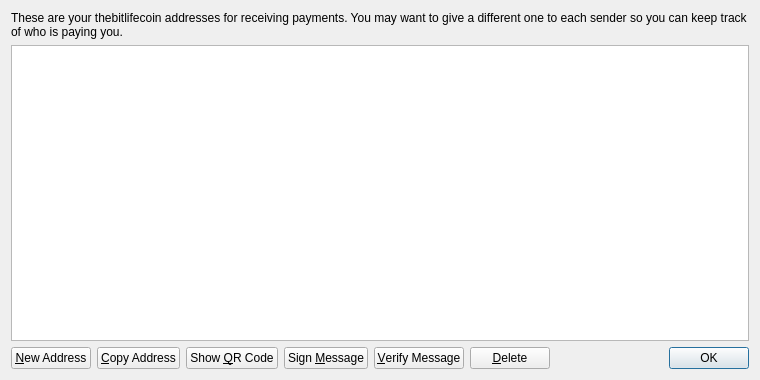
<?xml version="1.0" encoding="UTF-8"?>
<ui version="4.0">
 <class>AddressBookPage</class>
 <widget class="QWidget" name="AddressBookPage">
  <property name="geometry">
   <rect>
    <x>0</x>
    <y>0</y>
    <width>760</width>
    <height>380</height>
   </rect>
  </property>
  <property name="windowTitle">
   <string>Address Book</string>
  </property>
  <layout class="QVBoxLayout" name="verticalLayout">
   <item>
    <widget class="QLabel" name="labelExplanation">
     <property name="text">
      <string>These are your thebitlifecoin addresses for receiving payments. You may want to give a different one to each sender so you can keep track of who is paying you.</string>
     </property>
     <property name="textFormat">
      <enum>Qt::PlainText</enum>
     </property>
     <property name="wordWrap">
      <bool>true</bool>
     </property>
    </widget>
   </item>
   <item>
    <widget class="QTableView" name="tableView">
     <property name="contextMenuPolicy">
      <enum>Qt::CustomContextMenu</enum>
     </property>
     <property name="toolTip">
      <string>Double-click to edit address or label</string>
     </property>
     <property name="tabKeyNavigation">
      <bool>false</bool>
     </property>
     <property name="alternatingRowColors">
      <bool>true</bool>
     </property>
     <property name="selectionMode">
      <enum>QAbstractItemView::SingleSelection</enum>
     </property>
     <property name="selectionBehavior">
      <enum>QAbstractItemView::SelectRows</enum>
     </property>
     <property name="sortingEnabled">
      <bool>true</bool>
     </property>
     <attribute name="verticalHeaderVisible">
      <bool>false</bool>
     </attribute>
    </widget>
   </item>
   <item>
    <layout class="QHBoxLayout" name="horizontalLayout">
     <item>
      <widget class="QPushButton" name="newAddressButton">
       <property name="toolTip">
        <string>Create a new address</string>
       </property>
       <property name="text">
        <string>&amp;New Address</string>
       </property>
       <property name="icon">
        <iconset resource="../bitcoin.qrc">
         <normaloff>:/icons/add</normaloff>:/icons/add</iconset>
       </property>
      </widget>
     </item>
     <item>
      <widget class="QPushButton" name="copyToClipboard">
       <property name="toolTip">
        <string>Copy the currently selected address to the system clipboard</string>
       </property>
       <property name="text">
        <string>&amp;Copy Address</string>
       </property>
       <property name="icon">
        <iconset resource="../bitcoin.qrc">
         <normaloff>:/icons/editcopy</normaloff>:/icons/editcopy</iconset>
       </property>
      </widget>
     </item>
     <item>
      <widget class="QPushButton" name="showQRCode">
       <property name="text">
        <string>Show &amp;QR Code</string>
       </property>
       <property name="icon">
        <iconset resource="../bitcoin.qrc">
         <normaloff>:/icons/qrcode</normaloff>:/icons/qrcode</iconset>
       </property>
      </widget>
     </item>
     <item>
      <widget class="QPushButton" name="signMessage">
       <property name="toolTip">
        <string>Sign a message to prove you own a thebitlifecoin address</string>
       </property>
       <property name="text">
        <string>Sign &amp;Message</string>
       </property>
       <property name="icon">
        <iconset resource="../bitcoin.qrc">
         <normaloff>:/icons/edit</normaloff>:/icons/edit</iconset>
       </property>
      </widget>
     </item>
     <item>
      <widget class="QPushButton" name="verifyMessage">
       <property name="toolTip">
        <string>Verify a message to ensure it was signed with a specified thebitlifecoin address</string>
       </property>
       <property name="text">
        <string>&amp;Verify Message</string>
       </property>
       <property name="icon">
        <iconset resource="../bitcoin.qrc">
         <normaloff>:/icons/transaction_0</normaloff>:/icons/transaction_0</iconset>
       </property>
      </widget>
     </item>
     <item>
      <widget class="QPushButton" name="deleteButton">
       <property name="toolTip">
        <string>Delete the currently selected address from the list</string>
       </property>
       <property name="text">
        <string>&amp;Delete</string>
       </property>
       <property name="icon">
        <iconset resource="../bitcoin.qrc">
         <normaloff>:/icons/remove</normaloff>:/icons/remove</iconset>
       </property>
      </widget>
     </item>
     <item>
      <spacer name="horizontalSpacer">
       <property name="orientation">
        <enum>Qt::Horizontal</enum>
       </property>
       <property name="sizeHint" stdset="0">
        <size>
         <width>40</width>
         <height>20</height>
        </size>
       </property>
      </spacer>
     </item>
     <item>
      <widget class="QDialogButtonBox" name="buttonBox">
       <property name="sizePolicy">
        <sizepolicy hsizetype="Maximum" vsizetype="Fixed">
         <horstretch>0</horstretch>
         <verstretch>0</verstretch>
        </sizepolicy>
       </property>
       <property name="standardButtons">
        <set>QDialogButtonBox::Ok</set>
       </property>
      </widget>
     </item>
    </layout>
   </item>
  </layout>
 </widget>
 <resources>
  <include location="../bitcoin.qrc"/>
 </resources>
 <connections/>
</ui>
